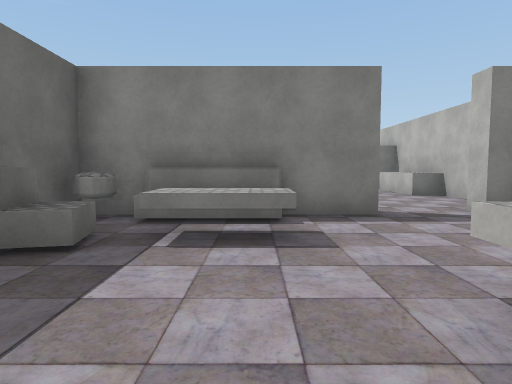
view 1 (above)

19 first-person views from a walk through a Unity game level. The camera is 1.5 m above the floor, tilts 4° down and sees 75° across. The floor is counted in squares, 2 m on a side. Each view is taken from the middle of a square. On the plan, view 1 faces up. The plan holds only what a view shows up to about 11 squares ahead; the rest is blank. The player is left out. Some animated figures are left out. Some surface patterns are stand-ins.

view 2
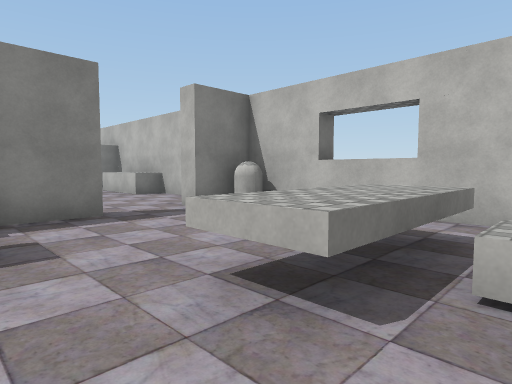

view 3
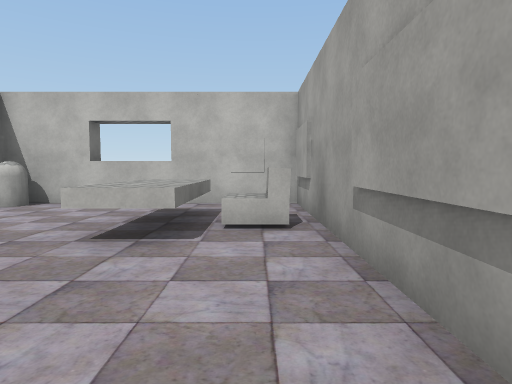

view 4
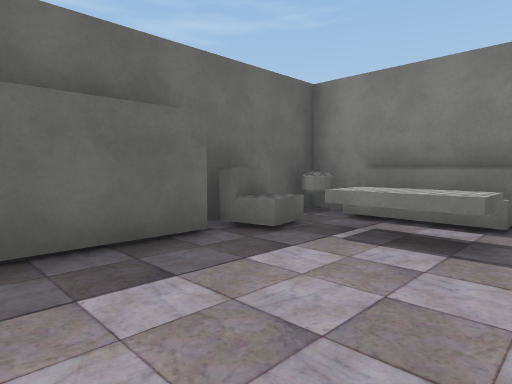

view 5
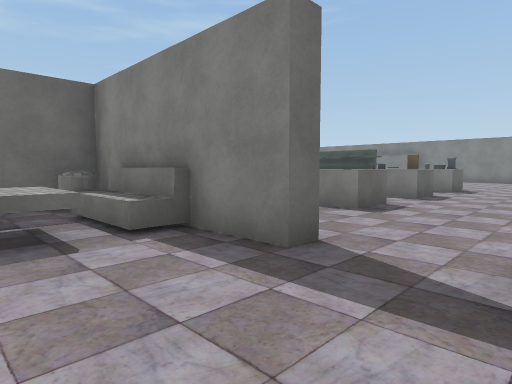

view 6
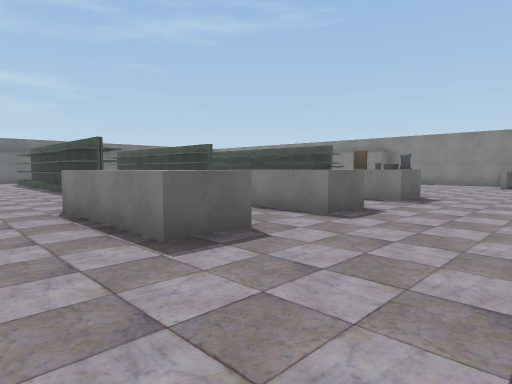

view 7
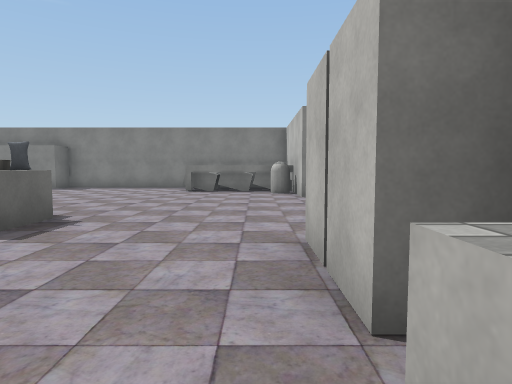

view 8
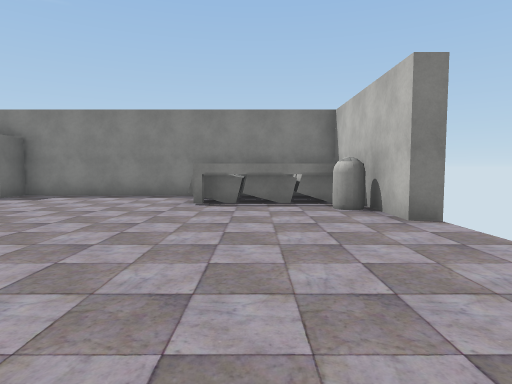

view 9
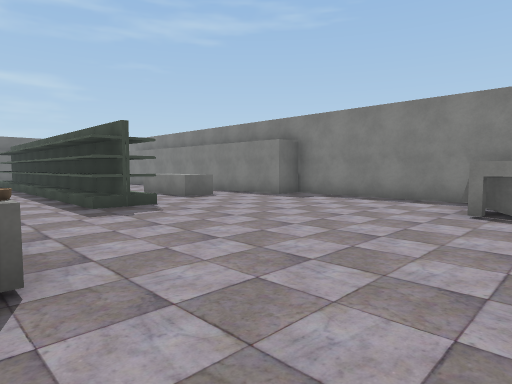

view 10
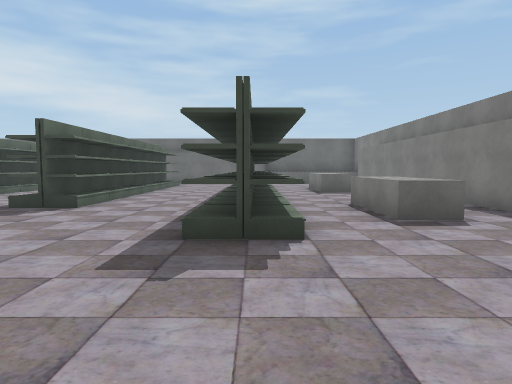

view 11
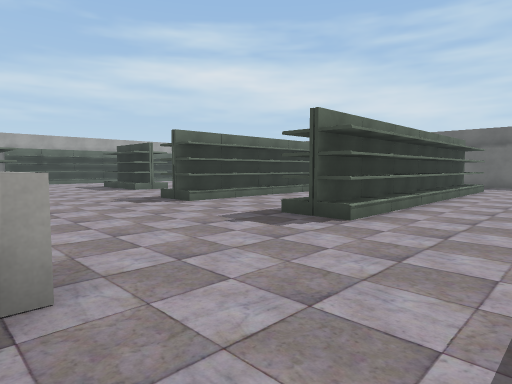

view 12
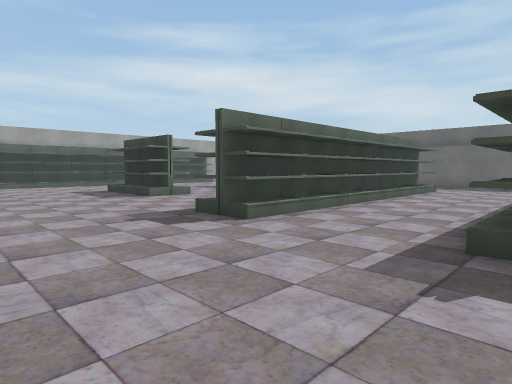

view 13
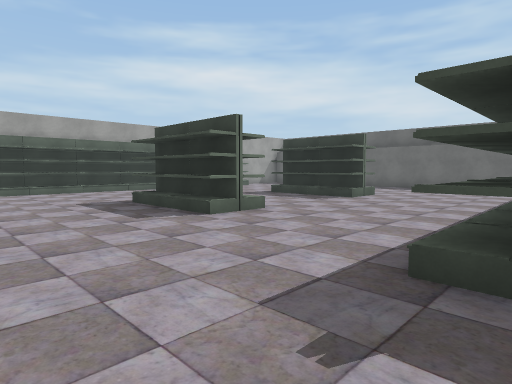

view 14
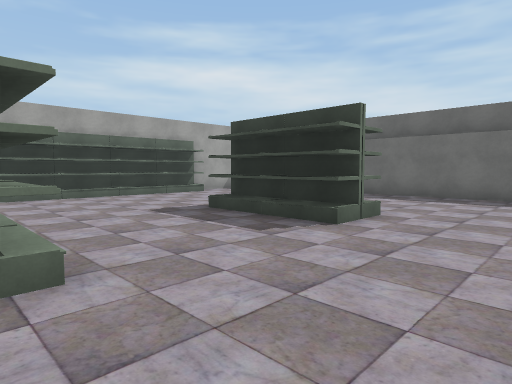

view 15
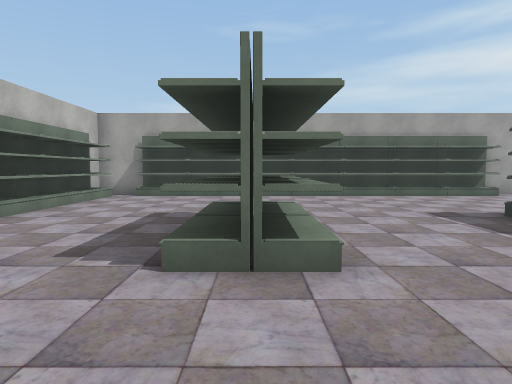

view 16
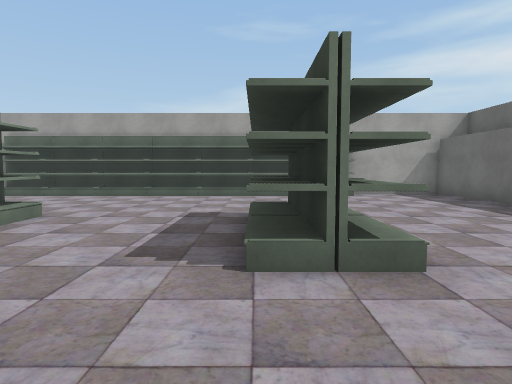

view 17
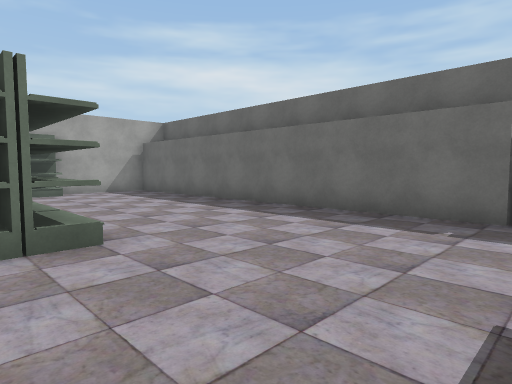

view 18
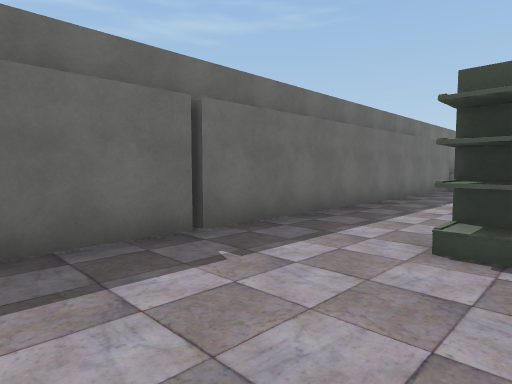

view 19
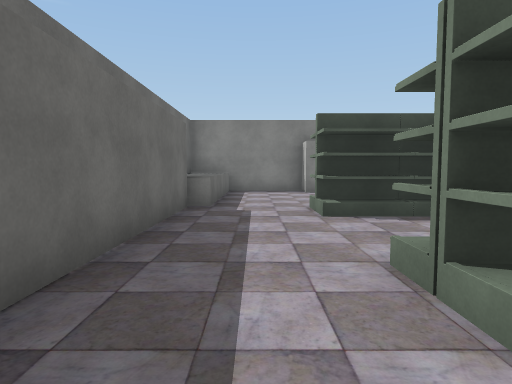

### Floor plan
Key: @ floor where view 1 was taken; # wall or solid block; x gap in a wall; . floor; ^ raised ledge; C capsule; O other object.
Columns run from 18 left of view 1 to 6 right of it. Each row starts with its distance up from view 1.
 25               ######
 24 #^..#  ########.....OOOO
 23  ^...      .........OOOO
 22 ^^..   ^.  ^^^......####
 21  ^..   ^...^^^.........C
 20  ^..   .................x
 19 #..OO   OO#OO#O.........
 18 #.....  ................
 17 #.......................
 16 #...............  OO....
 15 #..OOO#OOO#O....  ^^....
 14 #...............  .....O
 13 #...............   ^...O
 12 #............... ^^^....
 11 #..OOO#OOO#O....  .....^
 10 #.......OO.O...   ^^...^
  9 #...............^^^^....#
  8 #.......................#
  7 #..............   ......
  6 #....OO...O....######.##
  5 #....OO...O...O#COO....C
  4 #....OO...O...O#O^^.....#
  3 #.............O#O.......#
  2 #.............O#....^^..#
  1 #.............O#....^^..#
  0 #.........O...O#..@.OO  #
 -1 ####OO#OO##O#O##########

Where each view was taken, in squares from view 1:
view 1: 0 up, 0 right, facing up
view 2: 0 up, 0 right, facing up-right
view 3: 0 up, 2 left, facing right
view 4: 0 up, 1 right, facing up-left
view 5: 3 up, 4 right, facing up-left
view 6: 7 up, 4 right, facing up-left
view 7: 11 up, 4 right, facing up
view 8: 15 up, 3 right, facing up
view 9: 16 up, 3 right, facing up-left
view 10: 19 up, 0 right, facing left
view 11: 18 up, 2 left, facing down-left
view 12: 15 up, 3 left, facing down-left
view 13: 11 up, 4 left, facing down-left
view 14: 9 up, 8 left, facing down-left
view 15: 9 up, 8 left, facing down
view 16: 9 up, 12 left, facing down
view 17: 10 up, 12 left, facing down-left
view 18: 7 up, 14 left, facing up-left
view 19: 13 up, 16 left, facing up
